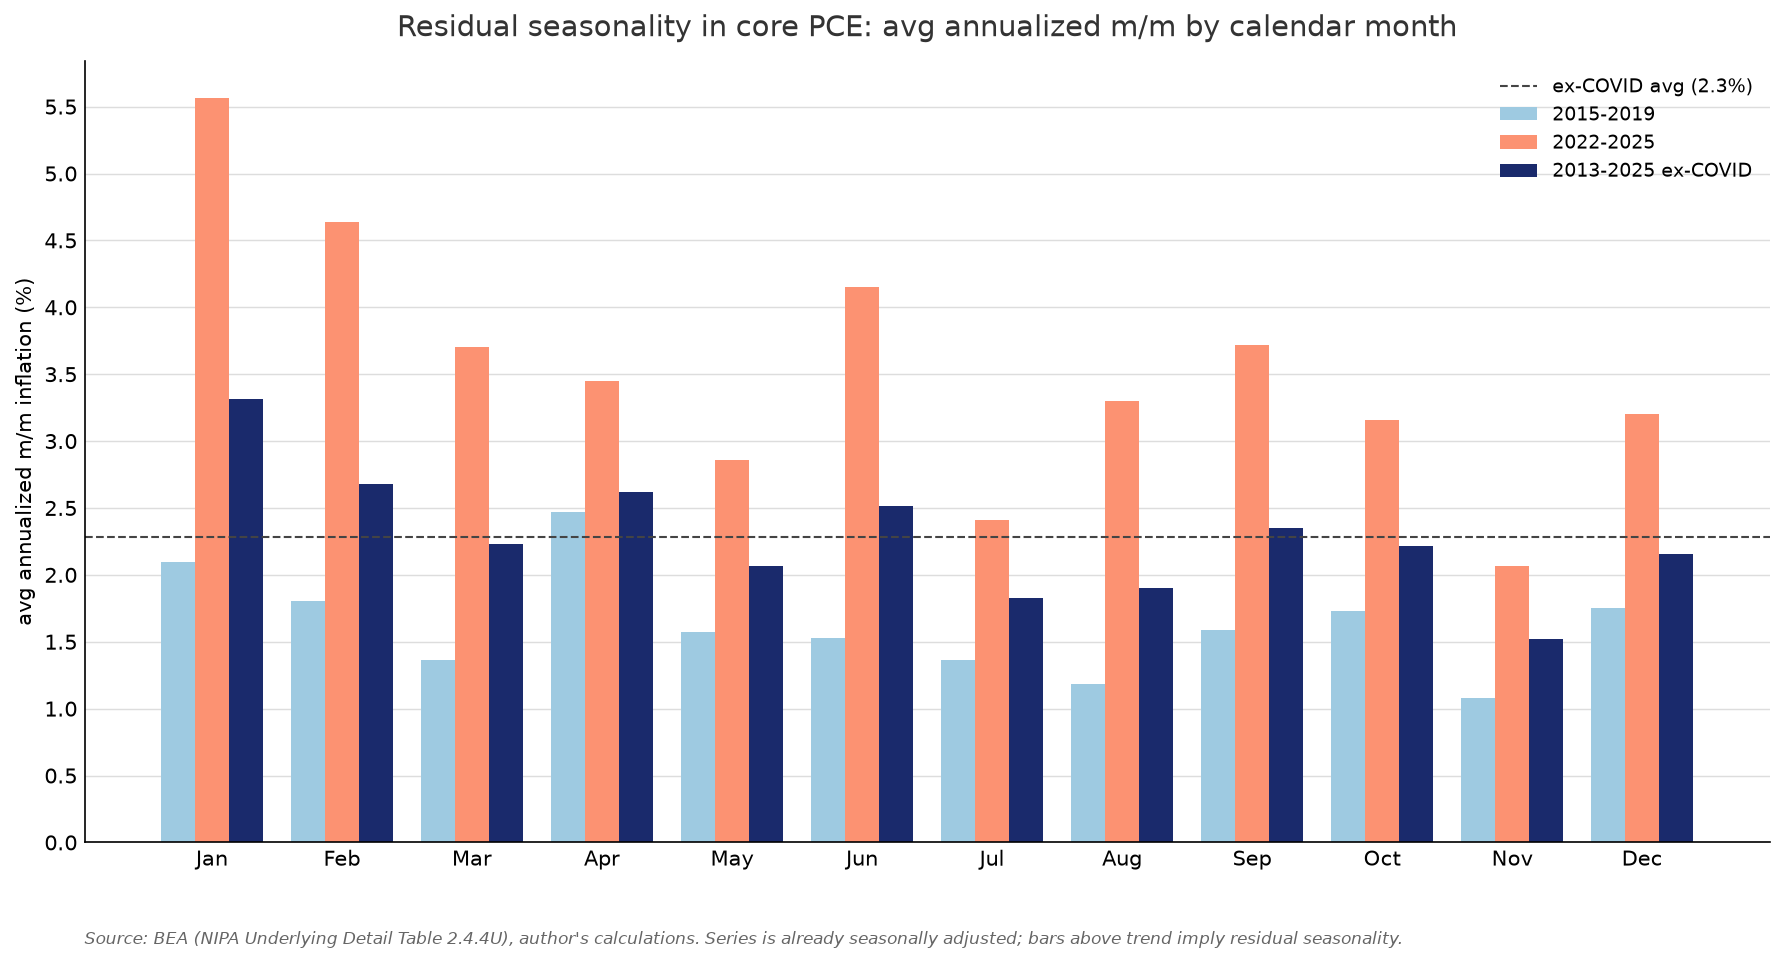

The script that saved this image:
#!/usr/bin/env python3
"""
Test for residual seasonality in (already seasonally adjusted) core PCE.

If seasonal adjustment were perfect, the average month-over-month change should
be roughly equal across calendar months (just the trend). Residual seasonality
shows up as systematically hot months (the hypothesis: January / Q1) and soft
months mid-year.

Method: take SA monthly core PCE price index, compute annualized m/m changes,
average by calendar month over a few windows, and plot. Also runs a quick
month-dummy regression and reports January's average premium.

Data: BEA NIPA Underlying Detail, monthly (2.4.4U prices), line 374.
Requires env var BEA_API_KEY.
"""
import os
import sys
import numpy as np
import pandas as pd
import requests
import matplotlib

matplotlib.use("Agg")
import matplotlib.pyplot as plt
from matplotlib.ticker import MultipleLocator

BASE = "https://apps.bea.gov/api/data"
CORE = "374"
MONTHS = ["Jan", "Feb", "Mar", "Apr", "May", "Jun",
          "Jul", "Aug", "Sep", "Oct", "Nov", "Dec"]


def fetch(table, key):
    r = requests.get(BASE, params={
        "UserID": key, "method": "GetData", "datasetname": "NIUnderlyingDetail",
        "TableName": table, "Frequency": "M", "Year": "ALL", "ResultFormat": "JSON",
    }, timeout=60)
    r.raise_for_status()
    df = pd.DataFrame(r.json()["BEAAPI"]["Results"]["Data"])
    df["value"] = pd.to_numeric(df["DataValue"].str.replace(",", ""), errors="coerce")
    df["date"] = pd.to_datetime(df["TimePeriod"], format="%YM%m")
    return df


def line(df, ln):
    return df[df["LineNumber"] == ln].set_index("date")["value"].sort_index()


def main():
    key = os.environ.get("BEA_API_KEY") or sys.exit("Set BEA_API_KEY.")
    p = line(fetch("U20404", key), CORE)
    # Annualized m/m change of the SA index.
    mm = ((p / p.shift(1)) ** 12 - 1) * 100.0
    mm = mm.dropna()
    mm_df = pd.DataFrame({"rate": mm, "month": mm.index.month, "year": mm.index.year})

    # Windows. Exclude 2020-21 COVID distortions from one of them.
    windows = {
        "2015-2019": (2015, 2019),
        "2022-2025": (2022, 2025),
        "2013-2025 ex-COVID": None,  # special handling
    }

    table = {}
    for name, win in windows.items():
        if win is None:
            sub = mm_df[(mm_df.year >= 2013) & (mm_df.year <= 2025) &
                        (~mm_df.year.isin([2020, 2021]))]
        else:
            sub = mm_df[(mm_df.year >= win[0]) & (mm_df.year <= win[1])]
        table[name] = sub.groupby("month")["rate"].mean().reindex(range(1, 13))

    seas = pd.DataFrame(table)
    seas.index = MONTHS
    print("Average annualized m/m core PCE inflation by calendar month:\n")
    print(seas.round(2).to_string())

    # January premium vs the average month (ex-COVID window).
    base = table["2013-2025 ex-COVID"]
    jan_premium = base.loc[1] - base.mean()
    print(f"\nJanuary premium (2013-2025 ex-COVID): "
          f"{base.loc[1]:.2f}% vs {base.mean():.2f}% avg = +{jan_premium:.2f}pp")

    # Quick month-dummy regression (ex-COVID) to confirm significance roughly.
    reg = mm_df[(mm_df.year >= 2013) & (mm_df.year <= 2025) &
                (~mm_df.year.isin([2020, 2021]))].copy()
    overall = reg["rate"].mean()
    print(f"Overall mean (ex-COVID): {overall:.2f}%")

    # ---- Plot ----
    fig, ax = plt.subplots(figsize=(12, 6.5))
    x = np.arange(12)
    width = 0.26
    colors = {"2015-2019": "#9ecae1", "2022-2025": "#fc9272",
              "2013-2025 ex-COVID": "#1a2a6c"}
    for i, (name, col) in enumerate(colors.items()):
        ax.bar(x + (i - 1) * width, seas[name].values, width,
               label=name, color=col)

    ax.axhline(base.mean(), color="#444444", linewidth=1.0, linestyle="--",
               label=f"ex-COVID avg ({base.mean():.1f}%)")
    ax.set_title("Residual seasonality in core PCE: avg annualized m/m by calendar month",
                 fontsize=14, color="#333333", pad=12)
    ax.set_xticks(x)
    ax.set_xticklabels(MONTHS)
    ax.set_ylabel("avg annualized m/m inflation (%)", fontsize=10)
    ax.yaxis.set_major_locator(MultipleLocator(0.5))
    ax.grid(axis="y", color="#dddddd", linewidth=0.7)
    ax.set_axisbelow(True)
    for sp in ["top", "right"]:
        ax.spines[sp].set_visible(False)
    ax.tick_params(length=0)
    ax.legend(loc="upper right", fontsize=9, frameon=False)
    ax.text(0.0, -0.13,
            "Source: BEA (NIPA Underlying Detail Table 2.4.4U), author's calculations. "
            "Series is already seasonally adjusted; bars above trend imply residual seasonality.",
            transform=ax.transAxes, fontsize=8, style="italic", color="#666666")

    fig.tight_layout()
    out = os.path.join(os.path.dirname(os.path.abspath(__file__)),
                       "pce_residual_seasonality.png")
    fig.savefig(out, dpi=150, bbox_inches="tight")
    print("Saved", out)
    seas.to_csv(os.path.join(os.path.dirname(os.path.abspath(__file__)),
                             "pce_residual_seasonality.csv"))


if __name__ == "__main__":
    main()
